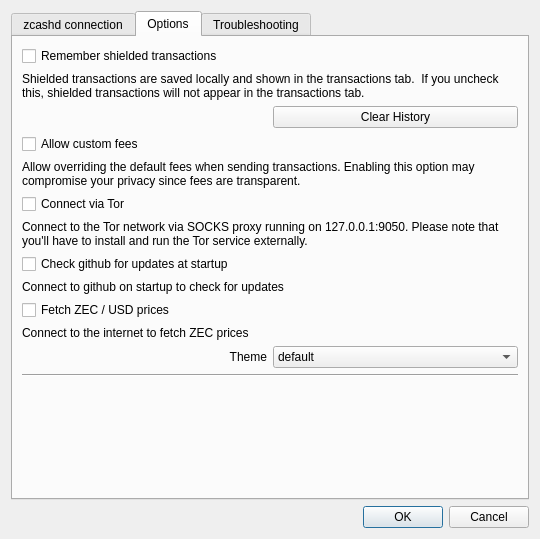
<?xml version="1.0" encoding="UTF-8"?>
<ui version="4.0">
 <class>Settings</class>
 <widget class="QDialog" name="Settings">
  <property name="geometry">
   <rect>
    <x>0</x>
    <y>0</y>
    <width>540</width>
    <height>539</height>
   </rect>
  </property>
  <property name="minimumSize">
   <size>
    <width>540</width>
    <height>500</height>
   </size>
  </property>
  <property name="windowTitle">
   <string>Settings</string>
  </property>
  <property name="modal">
   <bool>true</bool>
  </property>
  <layout class="QVBoxLayout" name="verticalLayout">
   <item>
    <widget class="QTabWidget" name="tabWidget">
     <property name="currentIndex">
      <number>1</number>
     </property>
     <widget class="QWidget" name="tab">
      <attribute name="title">
       <string>zcashd connection</string>
      </attribute>
      <layout class="QVBoxLayout" name="verticalLayout_3">
       <item>
        <widget class="QLabel" name="confMsg">
         <property name="text">
          <string notr="true">&lt;html&gt;&lt;head/&gt;&lt;body&gt;&lt;p&gt;&lt;br/&gt;&lt;/p&gt;&lt;/body&gt;&lt;/html&gt;</string>
         </property>
         <property name="textInteractionFlags">
          <set>Qt::LinksAccessibleByMouse|Qt::TextSelectableByMouse</set>
         </property>
        </widget>
       </item>
       <item>
        <widget class="Line" name="line">
         <property name="orientation">
          <enum>Qt::Horizontal</enum>
         </property>
        </widget>
       </item>
       <item>
        <widget class="QLabel" name="label">
         <property name="minimumSize">
          <size>
           <width>60</width>
           <height>0</height>
          </size>
         </property>
         <property name="text">
          <string>Host</string>
         </property>
        </widget>
       </item>
       <item>
        <widget class="QLineEdit" name="hostname">
         <property name="placeholderText">
          <string/>
         </property>
        </widget>
       </item>
       <item>
        <widget class="QLabel" name="label_2">
         <property name="minimumSize">
          <size>
           <width>60</width>
           <height>0</height>
          </size>
         </property>
         <property name="text">
          <string>Port</string>
         </property>
        </widget>
       </item>
       <item>
        <widget class="QLineEdit" name="port">
         <property name="placeholderText">
          <string/>
         </property>
        </widget>
       </item>
       <item>
        <widget class="QLabel" name="label_3">
         <property name="minimumSize">
          <size>
           <width>60</width>
           <height>0</height>
          </size>
         </property>
         <property name="text">
          <string>RPC Username</string>
         </property>
        </widget>
       </item>
       <item>
        <widget class="QLineEdit" name="rpcuser"/>
       </item>
       <item>
        <widget class="QLabel" name="label_4">
         <property name="minimumSize">
          <size>
           <width>60</width>
           <height>0</height>
          </size>
         </property>
         <property name="text">
          <string>RPC Password</string>
         </property>
        </widget>
       </item>
       <item>
        <widget class="QLineEdit" name="rpcpassword"/>
       </item>
       <item>
        <layout class="QVBoxLayout" name="verticalLayout_2"/>
       </item>
       <item>
        <spacer name="verticalSpacer">
         <property name="orientation">
          <enum>Qt::Vertical</enum>
         </property>
         <property name="sizeHint" stdset="0">
          <size>
           <width>20</width>
           <height>40</height>
          </size>
         </property>
        </spacer>
       </item>
      </layout>
     </widget>
     <widget class="QWidget" name="tab_2">
      <attribute name="title">
       <string>Options</string>
      </attribute>
      <layout class="QGridLayout" name="gridLayout">
       <item row="1" column="0" colspan="2">
        <widget class="QLabel" name="label_5">
         <property name="text">
          <string>Shielded transactions are saved locally and shown in the transactions tab.  If you uncheck this, shielded transactions will not appear in the transactions tab.</string>
         </property>
         <property name="wordWrap">
          <bool>true</bool>
         </property>
        </widget>
       </item>
       <item row="0" column="0" colspan="2">
        <widget class="QCheckBox" name="chkSaveTxs">
         <property name="text">
          <string>Remember shielded transactions</string>
         </property>
        </widget>
       </item>
       <item row="3" column="0">
        <widget class="QCheckBox" name="chkCustomFees">
         <property name="text">
          <string>Allow custom fees</string>
         </property>
        </widget>
       </item>
       <item row="8" column="0" colspan="2">
        <widget class="QLabel" name="label_8">
         <property name="text">
          <string>Connect to github on startup to check for updates</string>
         </property>
        </widget>
       </item>
       <item row="9" column="0" colspan="2">
        <widget class="QCheckBox" name="chkFetchPrices">
         <property name="text">
          <string>Fetch ZEC / USD prices</string>
         </property>
        </widget>
       </item>
       <item row="10" column="0" colspan="2">
        <widget class="QLabel" name="label_10">
         <property name="text">
          <string>Connect to the internet to fetch ZEC prices</string>
         </property>
        </widget>
       </item>
       <item row="6" column="0" colspan="2">
        <widget class="QLabel" name="lblTor">
         <property name="text">
          <string>Connect to the Tor network via SOCKS proxy running on 127.0.0.1:9050. Please note that you'll have to install and run the Tor service externally.</string>
         </property>
         <property name="wordWrap">
          <bool>true</bool>
         </property>
        </widget>
       </item>
       <item row="13" column="0">
        <widget class="QLabel" name="label_20">
         <property name="sizePolicy">
          <sizepolicy hsizetype="Preferred" vsizetype="Preferred">
           <horstretch>0</horstretch>
           <verstretch>0</verstretch>
          </sizepolicy>
         </property>
         <property name="text">
          <string>Theme</string>
         </property>
         <property name="alignment">
          <set>Qt::AlignRight|Qt::AlignTrailing|Qt::AlignVCenter</set>
         </property>
        </widget>
       </item>
       <item row="2" column="1">
        <widget class="QPushButton" name="btnClearSaved">
         <property name="text">
          <string>Clear History</string>
         </property>
        </widget>
       </item>
       <item row="15" column="0" colspan="2">
        <spacer name="verticalSpacer_2">
         <property name="orientation">
          <enum>Qt::Vertical</enum>
         </property>
         <property name="sizeHint" stdset="0">
          <size>
           <width>20</width>
           <height>40</height>
          </size>
         </property>
        </spacer>
       </item>
       <item row="4" column="0" colspan="2">
        <widget class="QLabel" name="label_6">
         <property name="text">
          <string>Allow overriding the default fees when sending transactions. Enabling this option may compromise your privacy since fees are transparent. </string>
         </property>
         <property name="wordWrap">
          <bool>true</bool>
         </property>
        </widget>
       </item>
       <item row="7" column="0" colspan="2">
        <widget class="QCheckBox" name="chkCheckUpdates">
         <property name="text">
          <string>Check github for updates at startup</string>
         </property>
        </widget>
       </item>
       <item row="5" column="0">
        <widget class="QCheckBox" name="chkTor">
         <property name="text">
          <string>Connect via Tor</string>
         </property>
        </widget>
       </item>
       <item row="2" column="0">
        <spacer name="horizontalSpacer">
         <property name="orientation">
          <enum>Qt::Horizontal</enum>
         </property>
         <property name="sizeHint" stdset="0">
          <size>
           <width>40</width>
           <height>20</height>
          </size>
         </property>
        </spacer>
       </item>
       <item row="13" column="1">
        <widget class="QComboBox" name="comboBoxTheme">
         <property name="sizePolicy">
          <sizepolicy hsizetype="MinimumExpanding" vsizetype="Fixed">
           <horstretch>0</horstretch>
           <verstretch>0</verstretch>
          </sizepolicy>
         </property>
         <item>
          <property name="text">
           <string>default</string>
          </property>
         </item>
         <item>
          <property name="text">
           <string>blue</string>
          </property>
         </item>
         <item>
          <property name="text">
           <string>light</string>
          </property>
         </item>
         <item>
          <property name="text">
           <string>dark</string>
          </property>
         </item>
        </widget>
       </item>
       <item row="14" column="0" colspan="2">
        <widget class="Line" name="line_2">
         <property name="sizePolicy">
          <sizepolicy hsizetype="Minimum" vsizetype="Fixed">
           <horstretch>0</horstretch>
           <verstretch>0</verstretch>
          </sizepolicy>
         </property>
         <property name="orientation">
          <enum>Qt::Horizontal</enum>
         </property>
        </widget>
       </item>
      </layout>
     </widget>
     <widget class="QWidget" name="tab_3">
      <attribute name="title">
       <string>Troubleshooting</string>
      </attribute>
      <layout class="QGridLayout" name="gridLayout_2">
       <item row="5" column="0">
        <widget class="QCheckBox" name="chkReindex">
         <property name="text">
          <string>Reindex</string>
         </property>
        </widget>
       </item>
       <item row="1" column="0">
        <widget class="QLabel" name="label_9">
         <property name="text">
          <string>Rescan the blockchain for any missing wallet transactions and to correct your wallet balance. This may take several hours. You need to restart ZecWallet for this to take effect</string>
         </property>
         <property name="wordWrap">
          <bool>true</bool>
         </property>
        </widget>
       </item>
       <item row="0" column="0">
        <widget class="QCheckBox" name="chkRescan">
         <property name="text">
          <string>Rescan</string>
         </property>
        </widget>
       </item>
       <item row="2" column="0">
        <widget class="Line" name="line_3">
         <property name="orientation">
          <enum>Qt::Horizontal</enum>
         </property>
        </widget>
       </item>
       <item row="9" column="0">
        <spacer name="verticalSpacer_3">
         <property name="orientation">
          <enum>Qt::Vertical</enum>
         </property>
         <property name="sizeHint" stdset="0">
          <size>
           <width>20</width>
           <height>40</height>
          </size>
         </property>
        </spacer>
       </item>
       <item row="2" column="0">
        <widget class="QLabel" name="label_12">
         <property name="text">
          <string/>
         </property>
        </widget>
       </item>
       <item row="6" column="0">
        <widget class="QLabel" name="label_11">
         <property name="text">
          <string>Rebuild the entire blockchain from the genesis block, by rescanning all the block files. This may take several hours to days, depending on your hardware. You need to restart ZecWallet for this to take effect</string>
         </property>
         <property name="wordWrap">
          <bool>true</bool>
         </property>
        </widget>
       </item>
       <item row="8" column="0">
        <widget class="Line" name="line_4">
         <property name="orientation">
          <enum>Qt::Horizontal</enum>
         </property>
        </widget>
       </item>
       <item row="7" column="0">
        <widget class="QLabel" name="label_13">
         <property name="text">
          <string/>
         </property>
        </widget>
       </item>
      </layout>
     </widget>
    </widget>
   </item>
   <item>
    <widget class="QDialogButtonBox" name="buttonBox">
     <property name="orientation">
      <enum>Qt::Horizontal</enum>
     </property>
     <property name="standardButtons">
      <set>QDialogButtonBox::Cancel|QDialogButtonBox::Ok</set>
     </property>
    </widget>
   </item>
  </layout>
 </widget>
 <resources/>
 <connections>
  <connection>
   <sender>buttonBox</sender>
   <signal>accepted()</signal>
   <receiver>Settings</receiver>
   <slot>accept()</slot>
   <hints>
    <hint type="sourcelabel">
     <x>248</x>
     <y>254</y>
    </hint>
    <hint type="destinationlabel">
     <x>157</x>
     <y>274</y>
    </hint>
   </hints>
  </connection>
  <connection>
   <sender>buttonBox</sender>
   <signal>rejected()</signal>
   <receiver>Settings</receiver>
   <slot>reject()</slot>
   <hints>
    <hint type="sourcelabel">
     <x>316</x>
     <y>260</y>
    </hint>
    <hint type="destinationlabel">
     <x>286</x>
     <y>274</y>
    </hint>
   </hints>
  </connection>
 </connections>
</ui>
